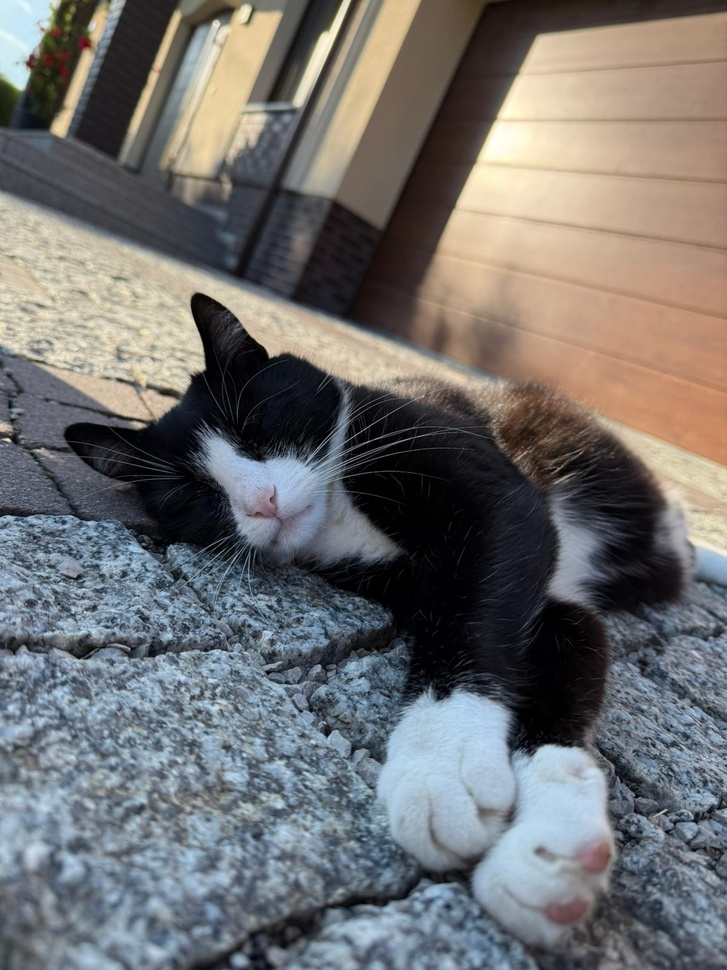
#> input picture Project_1/images/stefan1.jpeg, 727 x 970 px, shrunk from 1200 x 1600 before the run
$ python main.py
#> lines starting #> are read from the running program, lines starting #| are printed output that depends on the picture; after the words box and inside, x2 and y2 are one past the last pixel; in counts of white or black regions, pixels touching at a corner belong together
from PIL import Image
import numpy as np
import matplotlib.pyplot as plt

def read_image_rgb(path):
#> called with path = 'images/stefan1.jpeg'
    try:
        img = Image.open(path).convert('RGB')
#> img is the input picture: PIL image 727x970 RGB; mean R, G, B 113, 112, 111.6
        return np.array(img)
    except Exception as e:
        print("Reading error")
        return None

# Converting to gray scale using raw average
def convert_to_gray_avg(img):
    rows, cols = img.shape[:2]
#> rows = 970; cols = 727
    gray_img = np.zeros((rows, cols), dtype='uint8')
    for i in range(rows):
        for j in range(cols):
            avg = (int(img[i,j,0]) + int(img[i,j,1]) + int(img[i,j,2])) // 3
            gray_img[i,j] = avg
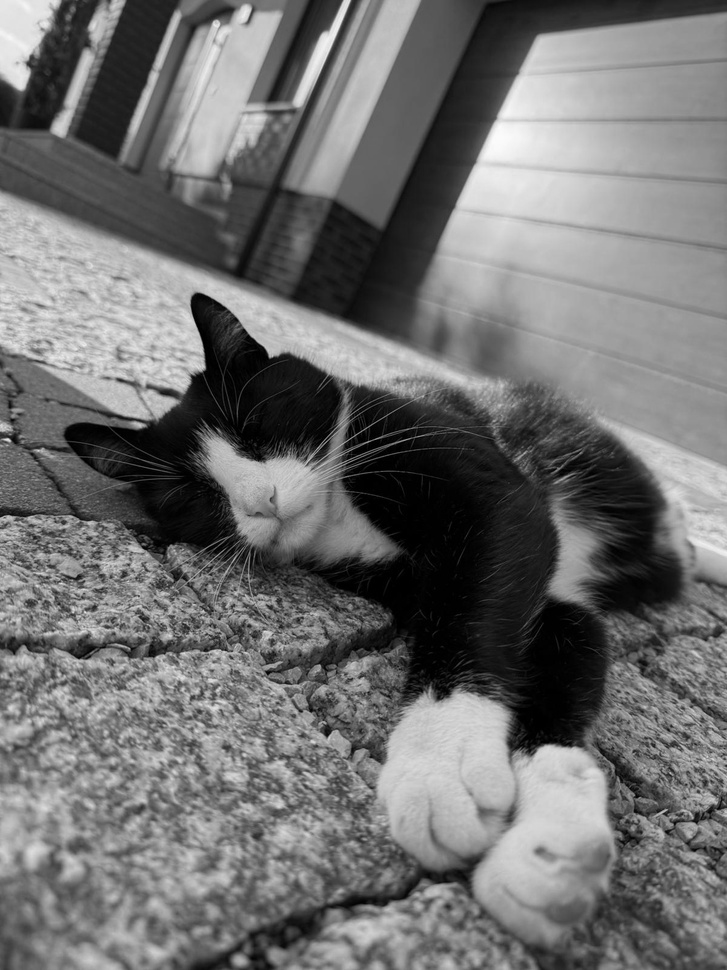
#> gray_img: shape (970, 727); min 0, max 251, mean 111.9
    return gray_img


# Converting to gray scale using "human eye" average - channel-dependent luminance perception
def convert_to_gray_human(img):
    rows, cols = img.shape[:2]
#> rows = 970; cols = 727
    gray_img = np.zeros((rows, cols), dtype='uint8')
    for i in range(rows):
        for j in range(cols):
            avg = (int(img[i,j,0]) * 0.2126 + int(img[i,j,1]) * 0.7152 + int(img[i,j,2]) * 0.0722) // 3
            gray_img[i,j] = avg
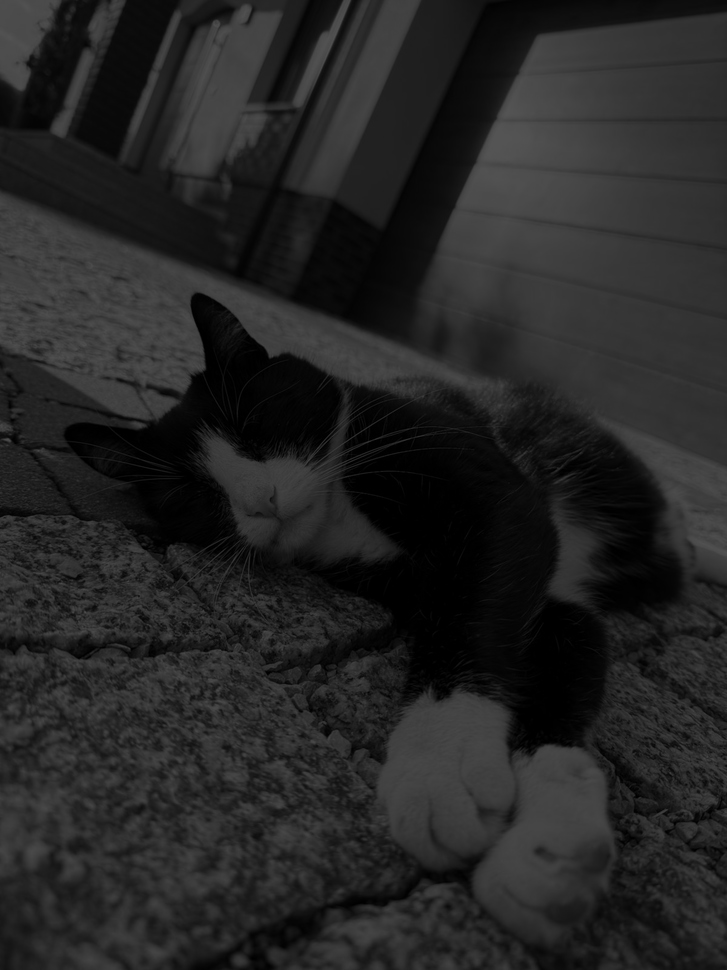
#> gray_img: shape (970, 727); min 0, max 84, mean 36.9
    return gray_img

def binarize(img, threshold = 50):
#> called with threshold = 50
    if img.ndim == 3:
        img = convert_to_gray_human(img)
    rows, cols = img.shape[:2]
#> rows = 970; cols = 727
    bin_img = np.zeros((rows, cols), dtype='uint8')
    for i in range(rows):
        for j in range(cols):
            if img[i,j] > threshold:
                bin_img[i,j] = 255
            else:
                bin_img[i,j] = 0
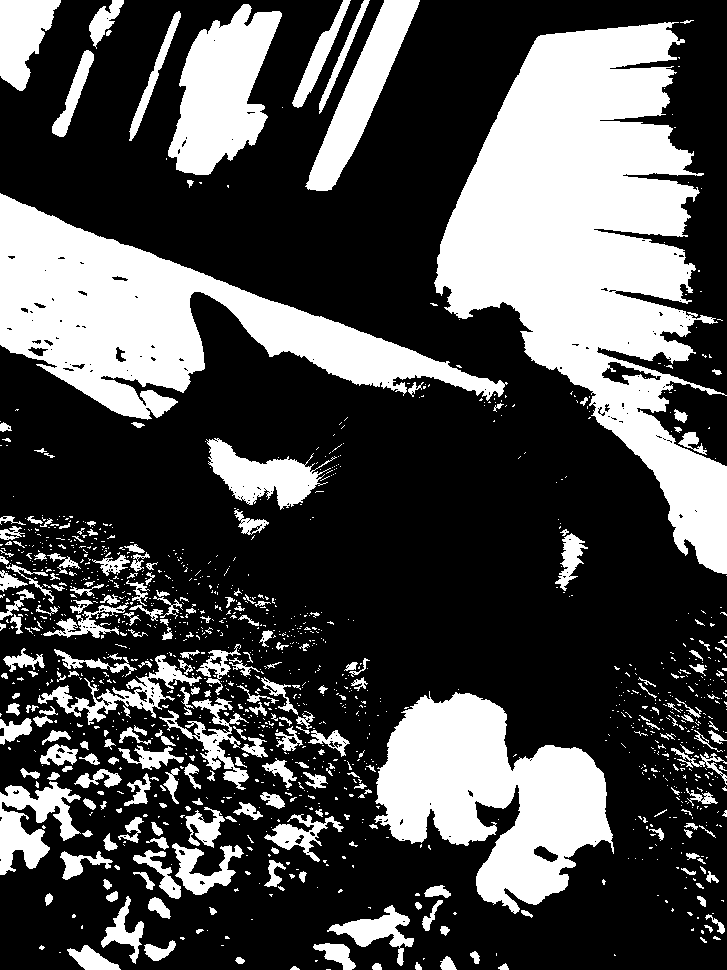
#> bin_img: shape (970, 727); 31.3% white; 1298 white regions (1041 under 20 px), largest, box (x1, y1, x2, y2) and area: (434, 22, 727, 574) 75953, (0, 193, 508, 420) 40484, (374, 691, 614, 914) 29019
    return bin_img

def negative(img):
    rows, cols = img.shape[:2]
#> rows = 970; cols = 727
    if img.ndim == 3:
        neg_img = np.zeros((rows, cols, 3), dtype='uint8')
        for i in range(rows):
            for j in range(cols):
                r = 255 - img[i,j,0]
                g = 255 - img[i,j,1]
                b = 255 - img[i,j,2]
                neg_img[i,j,0] = r
                neg_img[i,j,1] = g
                neg_img[i,j,2] = b
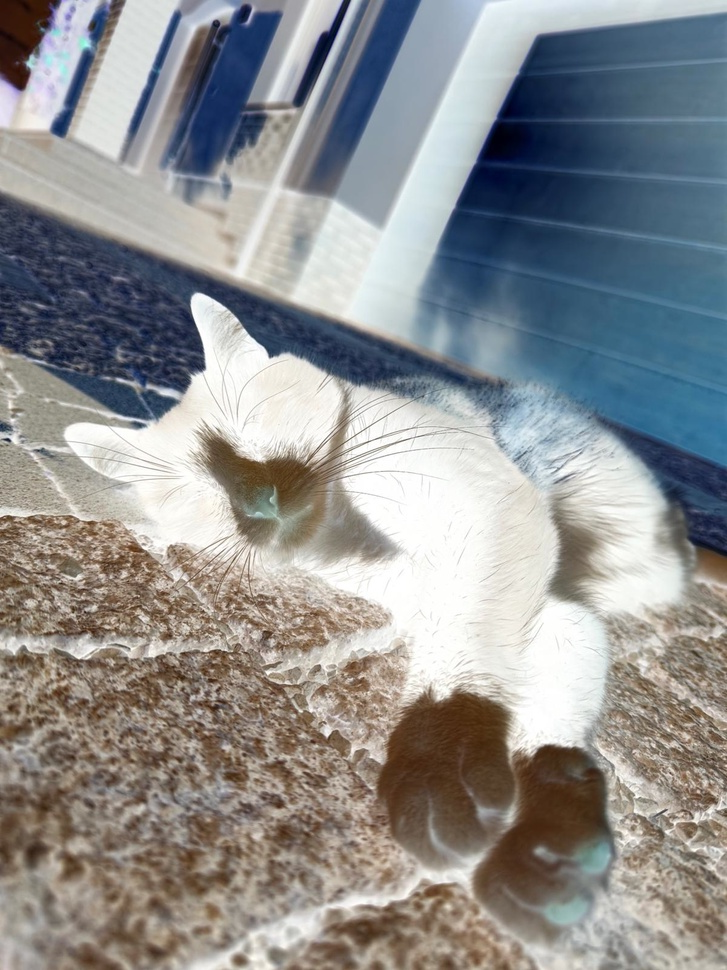
#> neg_img: shape (970, 727, 3); mean R, G, B 142, 143, 143.4
    else:
        for i in range(rows):
            for j in range(cols):
                neg_img[i, j] = 255 - img[i, j]
    return neg_img


path = "images/stefan1.jpeg"
img = read_image_rgb(path)
gray_1 = convert_to_gray_avg(img)
gray_2 = convert_to_gray_human(img)
bin = binarize(img)
neg = negative(img)

# Wyświetlanie trzech obrazów obok siebie
plt.figure(figsize=(20, 5))

plt.subplot(1, 5, 1)
plt.title("Oryginał (RGB)")
plt.imshow(img)

plt.subplot(1, 5, 2)
plt.title("avg")
plt.imshow(gray_1, cmap='gray')

plt.subplot(1, 5, 3)
plt.title("luminance")
plt.imshow(gray_2, cmap='gray')

plt.subplot(1, 5, 4)
plt.title("Binaryzacja")
plt.imshow(bin, cmap='gray')

plt.subplot(1, 5, 5)
plt.title("Negatyw")
plt.imshow(neg)

plt.show()

$ run again, with Project_1/images/rodzina.webp saved as Project_1/images/stefan1.jpeg
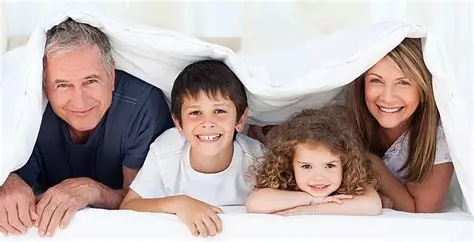
#> input picture Project_1/images/rodzina.webp, 474 x 242 px
#> in read_image_rgb, img is the input picture: PIL image 474x242 RGB; mean R, G, B 185.5, 170.5, 167.6
#> after the loop in binarize, `for i in range(rows):`:
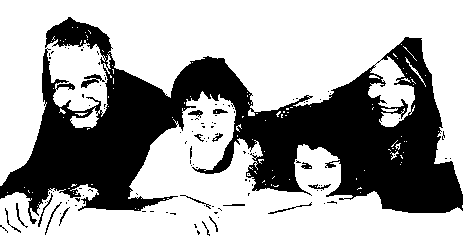
#> bin_img: shape (242, 474); 65.9% white; 111 black regions (92 under 20 px), largest, box (x1, y1, x2, y2) and area: (0, 17, 463, 224) 37971, (81, 74, 105, 88) 139, (268, 202, 312, 214) 68
#> after the loop in negative, `for i in range(rows):`:
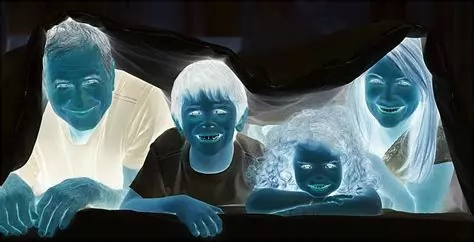
#> neg_img: shape (242, 474, 3); mean R, G, B 69.5, 84.5, 87.4
